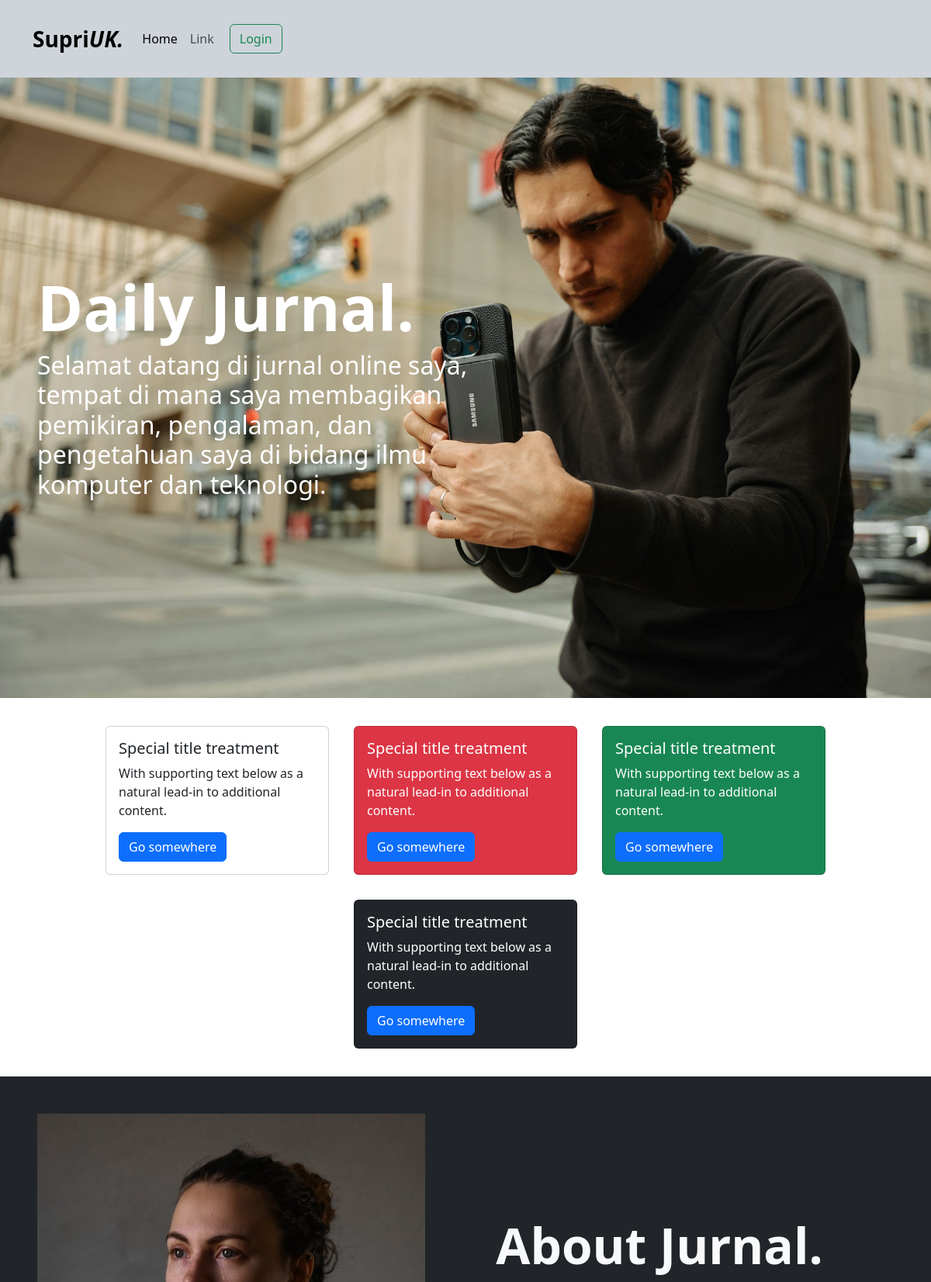
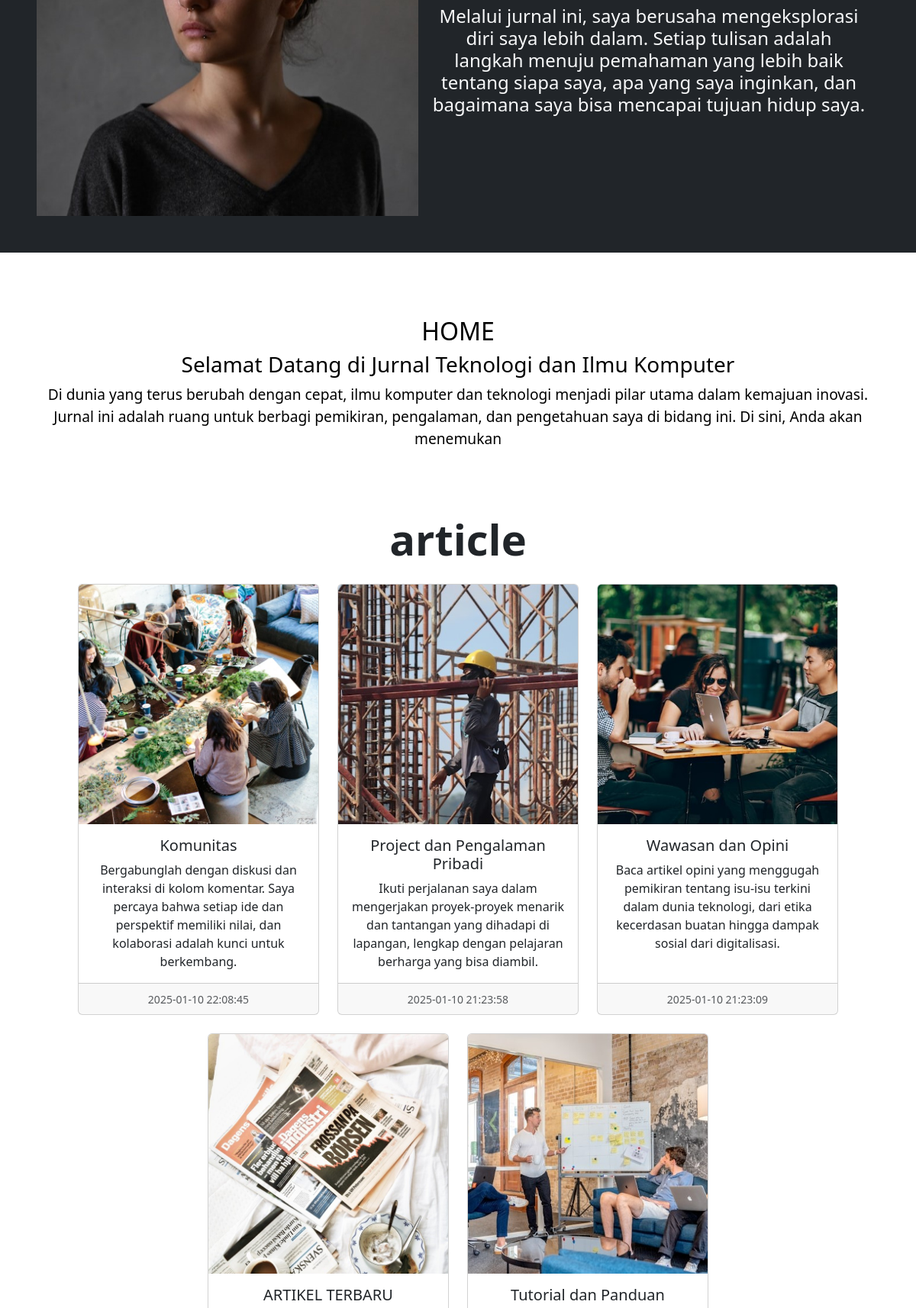
The page / (upper part) on the database its author committed (2 pictures, top to bottom).
### tables this page shows
CREATE TABLE `article` (
  `id` int(11) NOT NULL,
  `judul` text DEFAULT NULL,
  `isi` text DEFAULT NULL,
  `gambar` text DEFAULT NULL,
  `tanggal` datetime DEFAULT NULL,
  `username` varchar(50) DEFAULT NULL
);

### index.php (the view, shortened to what this page needs)
<?php
include "koneksi.php";
?>
<!DOCTYPE html>
<html lang="id">
<head>
    <link href="https://cdn.jsdelivr.net/npm/bootstrap@5.3.3/dist/css/bootstrap.min.css" rel="stylesheet">
</head>
<body>
  <nav class="navbar navbar-expand-lg sticky-top bg-dark-subtle p-4"  >
    <div class="container">
      <a class="navbar-brand fw-bold fs-3" href="#">Supri<span class="fst-italic">UK.</span></a>
      <div class="collapse navbar-collapse" id="navbarSupportedContent">
        <ul class="navbar-nav me-auto mb-2 mb-lg-0">
          <li class="nav-item">
            <a class="nav-link active" aria-current="page" href="#">Home</a>
          </li>
          <li class="nav-item">
            <a class="nav-link" href="#">Link</a>
          </li>
        </ul>
        <form class="container-fluid  ">
          <a href="logout.php"class="btn btn-outline-success " type="button">Login</a>
        </form>
      </div>
    </div>
  </nav>
  <div class="hero">
    <div class="content-hero">
      <h1>Daily Jurnal.</h1>
      <h4>Selamat datang di jurnal online saya, tempat di mana saya membagikan pemikiran, pengalaman, dan pengetahuan saya di bidang ilmu komputer dan teknologi. </h4>
    </div>
  </div>
  <section class="kotak">
  <div class="card m-3" style="width: 18rem;">
    <div class="card-body">
      <h5 class="card-title">Special title treatment</h5>
      <p class="card-text">With supporting text below as a natural lead-in to additional content.</p>
      <a href="#" class="btn btn-primary">Go somewhere</a>
    </div>
  </div>
  <div class="card text-bg-danger m-3" style="width: 18rem;">
    <div class="card-body">
      <h5 class="card-title">Special title treatment</h5>
      <p class="card-text">With supporting text below as a natural lead-in to additional content.</p>
      <a href="#" class="btn btn-primary">Go somewhere</a>
    </div>
  </div>
  <div class="card text-bg-success m-3" style="width: 18rem;">
    <div class="card-body">
      <h5 class="card-title">Special title treatment</h5>
      <p class="card-text">With supporting text below as a natural lead-in to additional content.</p>
      <a href="#" class="btn btn-primary">Go somewhere</a>
    </div>
  </div>
  <div class="card text-bg-dark m-3" style="width: 18rem;">
    <div class="card-body">
      <h5 class="card-title">Special title treatment</h5>
      <p class="card-text">With supporting text below as a natural lead-in to additional content.</p>
      <a href="#" class="btn btn-primary">Go somewhere</a>
    </div>
  </div>
</section>
  <section class="text-center p-5 bg-dark" text-sm-start>
    <div class="about">
      <div class="d-sm-flex flex-sm-row align-items-center ">
        <img src="img/dmitry-ganin-JRa8lCQQhSs-unsplash.jpg" width="500" class="img-fluid">
        <div>
          <h1 class=" m-3 display-3 fw-bold text-light">About&nbsp;Jurnal.</h1>
          <h4 class=" m-3 text-light lead-display-6">Melalui jurnal ini, saya berusaha mengeksplorasi diri saya lebih dalam. Setiap tulisan adalah langkah menuju pemahaman yang lebih baik tentang siapa saya, apa yang saya inginkan, dan bagaimana saya bisa mencapai tujuan hidup saya.</h4>
        </div>
      </div>
    </div>
  </section>
    <section id="home" class="container">
        <div class="judul">
          <h2>HOME</h2>
          <h3>Selamat Datang di Jurnal Teknologi dan Ilmu Komputer</h3>
                <p>
                    Di dunia yang terus berubah dengan cepat, ilmu komputer dan teknologi menjadi pilar utama
                    dalam kemajuan inovasi. Jurnal ini adalah ruang untuk berbagi pemikiran, pengalaman, dan pengetahuan saya
                    di bidang ini. Di sini, Anda akan menemukan
                </p>
        </div>
<section id="article" class="text-center p-5">
  <div class="container">
    <h1 class="fw-bold display-4 pb-3">article</h1>
    <div class="row row-cols-1 row-cols-md-3 g-4 justify-content-center">
      <?php
      $sql = "SELECT * FROM article ORDER BY tanggal DESC";
      $hasil = $conn->query($sql);
      while($row = $hasil->fetch_assoc()){
      ?>
        <div class="col">
          <div class="card h-100">
            <img src="img/<?= $row["gambar"]?>" class="card-img-top" alt="..." />
            <div class="card-body">
              <h5 class="card-title"><?= $row["judul"]?></h5>
              <p class="card-text">
                <?= $row["isi"]?>
              </p>
            </div>
            <div class="card-footer">
              <small class="text-body-secondary">
                <?= $row["tanggal"]?>
              </small>
            </div>
          </div>
        </div>
        <?php
      }
      ?>
    </div>
  </div>
</section>
    </section>
</body>
</html>

### index.php (style rules this page uses)
* { margin: 0; padding: 0; box-sizing: border-box; outline: none; border: none; text-decoration: none; }
html { scroll-behavior: smooth; }
.hero { min-height: 100vh; display: flex; align-items: center; background-image:url("img/samsung-memory-SVwXm_hX4Wg-unsplash.jpg"); background-size: cover; background-position: center; background-repeat: no-repeat; position: relative; }
.content-hero { width: 600px; margin:3rem; }
.content-hero h1 { color:#ffffff; font-size: 5rem; font-weight: 700; }
.content-hero h4 { color:#ffffff; font-size: 2rem; font-weight: 500; }
.judul { text-align: center; color: #000000; font-size: 1rem; margin-bottom: 3rem; margin:3rem; padding: 1rem; margin: 4px 2px; }
.judul h2 { margin-top: 4rem; font-size: 2rem; color:#000000; }
.judul p { font-size: 1.2rem ; text-align: center; }
.kotak { display: flex; justify-content: center; flex-wrap: wrap; padding: 20px; }

### rows shown on the page
article: gambar (picture), judul "Komunitas", isi "Bergabunglah dengan diskusi dan interaksi di kolom komentar. Saya percaya bahwa setiap ide dan perspektif memiliki nilai, dan kolaborasi adalah kunci untuk berkembang.", tanggal "2025-01-10 22:08:45"
article: gambar (picture), judul "Project dan Pengalaman Pribadi", isi "Ikuti perjalanan saya dalam mengerjakan proyek-proyek menarik dan tantangan yang dihadapi di lapangan, lengkap dengan pelajaran berharga yang bisa diambil.", tanggal "2025-01-10 21:23:58"
article: gambar (picture), judul "Wawasan dan Opini", isi "Baca artikel opini yang menggugah pemikiran tentang isu-isu terkini dalam dunia teknologi, dari etika kecerdasan buatan hingga dampak sosial dari digitalisasi.", tanggal "2025-01-10 21:23:09"
article: gambar (picture), judul "ARTIKEL TERBARU"
article: gambar (picture), judul "Tutorial dan Panduan"
